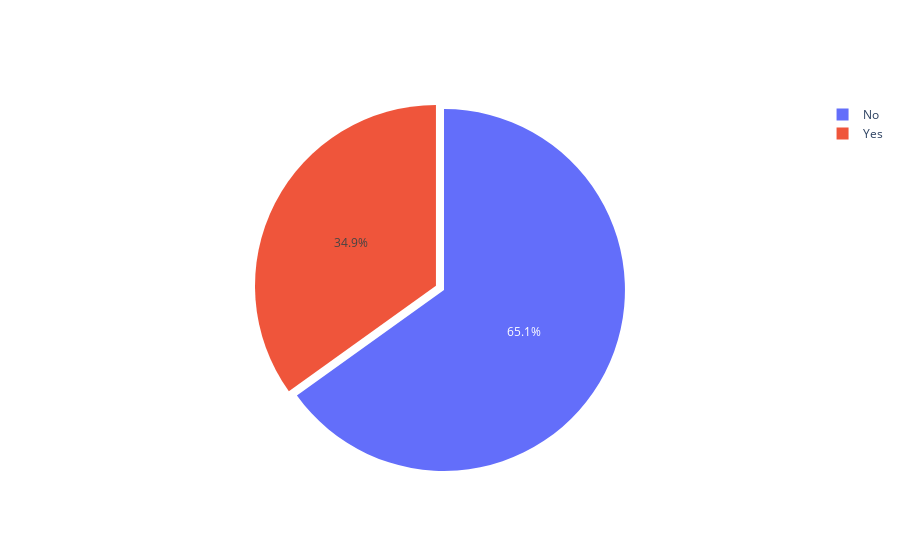

The notebook cell saved with this chart:
### Code cell
# Let's create a Pie-Chart to graphically represent the class distribution

import plotly.graph_objects as go

labels = ['No', 'Yes']

fig = go.Figure(data=[go.Pie(labels=labels, values=v, pull=[0, 0.05])])
fig.show()

### Figure 1 — Plotly figure (JSON) as saved in the notebook; plotly's stock layout.template omitted (floating-point values rounded to 4 significant figures)
{"data": [{"labels": ["No", "Yes"], "pull": [0, 0.05], "type": "pie", "values": [500, 268]}], "layout": {}}
